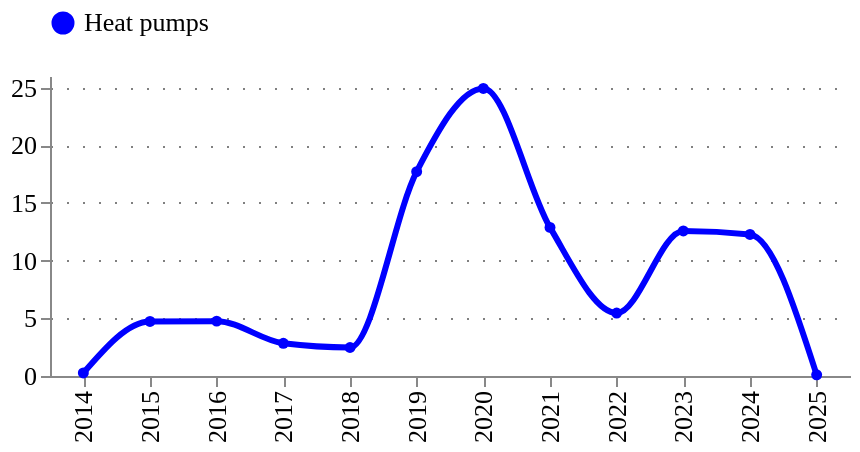

Notebook cell for this chart:
### Code cell
fig = charts.ts_smooth(
    ts = chart_df,
    variable="amount",
    variable_title="",
    category_column="theme",
    categories_to_show=["Heat pumps", "Low-carbon heating"],
    time_column="year",
)
charts.configure_plots(fig)

### Figure 1 — Vega-Lite specification as saved in the notebook (floating-point values rounded to 4 significant figures)
{"config": {"title": {"font": "Averta", "anchor": "start"}, "subtitle": {"font": "Averta"}, "axis": {"labelFont": "Averta", "titleFont": "Averta", "gridColor": "grey", "gridDash": [1, 7], "labelFontSize": 13, "titleFontSize": 13}, "header": {"labelFont": "Averta", "titleFont": "Averta"}, "legend": {"labelFont": "Averta", "titleFont": "Averta", "labelFontSize": 13, "titleFontSize": 13}, "range": {"category": ["#0000FF", "#FDB633", "#18A48C", "#9A1BBE", "#EB003B", "#FF6E47", "#646363", "#0F294A", "#97D9E3", "#A59BEE", "#F6A4B7", "#D2C9C0", "#FFFFFF", "#000000"], "ordinal": {"scheme": ["#0000FF", "#FDB633", "#18A48C", "#9A1BBE", "#EB003B", "#FF6E47", "#646363", "#0F294A", "#97D9E3", "#A59BEE", "#F6A4B7", "#D2C9C0", "#FFFFFF", "#000000"]}}, "view": {"strokeWidth": 0}}, "data": {"name": "data-6230bdda423663536aada6b3cca90aec"}, "mark": {"type": "line", "interpolate": "monotone", "point": {"filled": true, "size": 30}, "size": 3, "strokeDash": [0]}, "encoding": {"color": {"field": "theme", "legend": {"orient": "top", "title": ""}, "type": "nominal"}, "tooltip": [{"field": "year", "title": "", "type": "ordinal"}, {"field": "theme", "type": "nominal"}, {"field": "amount", "format": ".3f", "title": "", "type": "quantitative"}], "x": {"field": "year", "title": "", "type": "ordinal"}, "y": {"field": "amount", "title": "", "type": "quantitative"}}, "height": 150, "title": {"anchor": "start", "text": "", "fontSize": 16, "subtitle": "", "subtitleFont": "Averta", "subtitleFontSize": 13}, "width": 400, "$schema": "https://vega.github.io/schema/vega-lite/v5.20.1.json", "datasets": {"data-6230bdda423663536aada6b3cca90aec": [{"time_period": "2014-01-01", "year": 2014, "n_projects": 5, "amount": 0.2625, "amount_median": 5000.0, "theme": "Heat pumps"}, {"time_period": "2015-01-01", "year": 2015, "n_projects": 12, "amount": 4.725, "amount_median": 270700.0, "theme": "Heat pumps"}, {"time_period": "2016-01-01", "year": 2016, "n_projects": 16, "amount": 4.755, "amount_median": 99220.0, "theme": "Heat pumps"}, {"time_period": "2017-01-01", "year": 2017, "n_projects": 6, "amount": 2.83, "amount_median": 440900.0, "theme": "Heat pumps"}, {"time_period": "2018-01-01", "year": 2018, "n_projects": 7, "amount": 2.47, "amount_median": 293000.0, "theme": "Heat pumps"}, {"time_period": "2019-01-01", "year": 2019, "n_projects": 11, "amount": 17.71, "amount_median": 0.0, "theme": "Heat pumps"}, {"time_period": "2020-01-01", "year": 2020, "n_projects": 23, "amount": 24.92, "amount_median": 283000.0, "theme": "Heat pumps"}, {"time_period": "2021-01-01", "year": 2021, "n_projects": 22, "amount": 12.88, "amount_median": 403600.0, "theme": "Heat pumps"}, {"time_period": "2022-01-01", "year": 2022, "n_projects": 29, "amount": 5.456, "amount_median": 49650.0, "theme": "Heat pumps"}, {"time_period": "2023-01-01", "year": 2023, "n_projects": 24, "amount": 12.58, "amount_median": 112400.0, "theme": "Heat pumps"}, {"time_period": "2024-01-01", "year": 2024, "n_projects": 21, "amount": 12.27, "amount_median": 280300.0, "theme": "Heat pumps"}, {"time_period": "2025-01-01", "year": 2025, "n_projects": 2, "amount": 0.09982, "amount_median": 49910.0, "theme": "Heat pumps"}]}}
